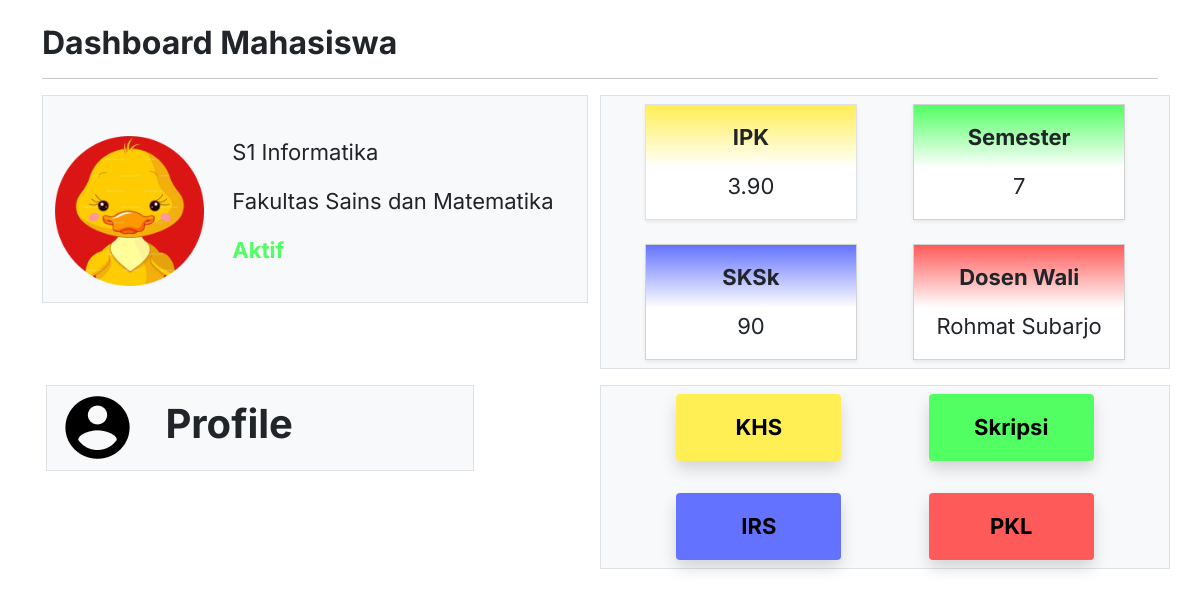
Page /srs10.php on the earlier database version.
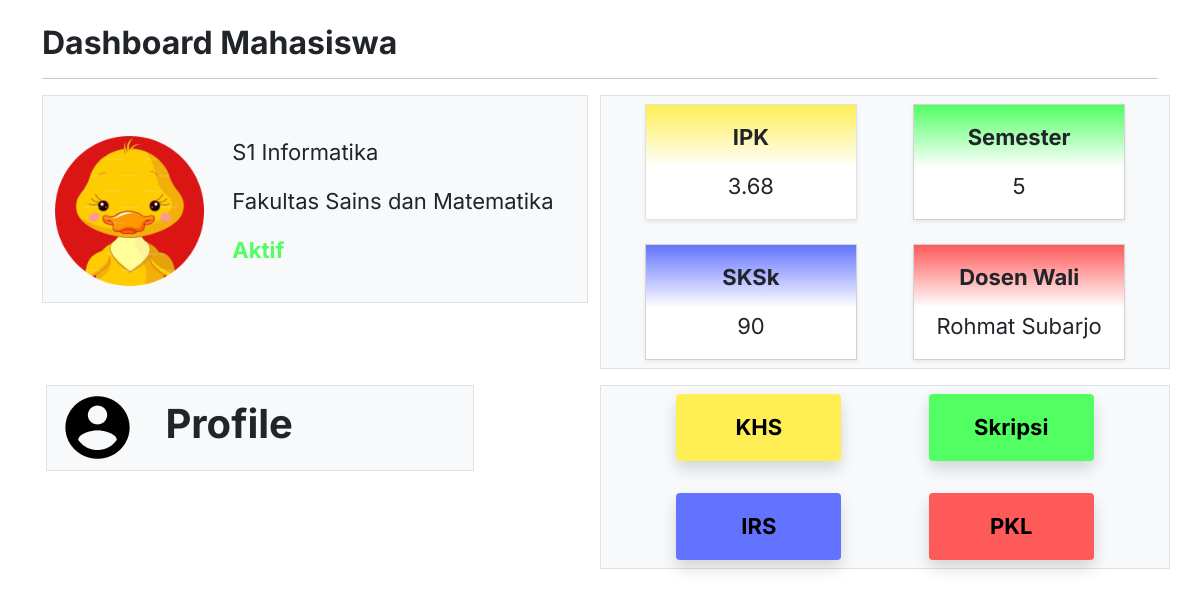
Same page on the later database version.
### tables this page shows
CREATE TABLE `irs` (
  `semester_aktif` varchar(1) NOT NULL,
  `status` varchar(15) NOT NULL,
  `jml_sks` varchar(3) NOT NULL,
  `file_sks` longblob NOT NULL,
  `nim` varchar(14) NOT NULL
);

CREATE TABLE `khs` (
  `smt` varchar(2) NOT NULL,
  `status` varchar(15) NOT NULL,
  `ip_semester` varchar(4) NOT NULL,
  `ip_kumulatif` varchar(4) NOT NULL,
  `file_khs` longblob NOT NULL,
  `sks_kumulatif` varchar(3) NOT NULL,
  `nim` varchar(14) NOT NULL
);

CREATE TABLE `dosen` (
  `kode_wali` varchar(14) NOT NULL,
  `nip` varchar(15) NOT NULL,
  `nama` varchar(20) NOT NULL,
  `email` varchar(30) NOT NULL,
  `nomor_telp` varchar(15) NOT NULL,
  `alamat` varchar(30) NOT NULL
);

### srs10.php (the view, shortened to what this page needs)
<!DOCTYPE html>
<html lang="en">
  <head>
    <link href="https://cdn.jsdelivr.net/npm/bootstrap@5.2.2/dist/css/bootstrap.min.css" rel="stylesheet" />
  </head>
  <body>
    <?php
    require_once('db_login.php');
    ?>
    <div class="container mt-4">
      <h2 class="fw-bold">Dashboard Mahasiswa</h2>
      <hr />
      <div class="row mt-1">
        <div class="col-md-6">
          <div class="col-md border bg-light pt-4">
            <div class="row">
              <div class="col-md-4 p-3 ps-4">
                <img src="img/bebekbulet.png" style="width: 100%" />
              </div>
              <div class="col-md-8">
                <?php
                  $query2= $db->query("SELECT irs.status FROM irs inner join mahasiswa where mahasiswa.nim=irs.nim");
                  $data2=mysqli_fetch_assoc($query2);
                  echo "<p>S1 Informatika</p>";
                  echo "<p>Fakultas Sains dan Matematika</p>";
                  echo "<p class='fw-bold' style='color: #52ff63'>".$data2['status']."</p>";
                ?>
              </div>
            </div>
          </div>
        </div>
        <div class="col-md-6 border bg-light">
          <div class="row justify-content-evenly mt-2">
            <div class="col-md-5">
              <div class="card border rounded-0 shadow-sm">
                <div class="card-body text-center" style="background: linear-gradient(180deg, #ffee54 0%, #ffffff 55%)">
                  <p class="fw-bold">IPK</p>
                  <?php
                  $query5 = $db->query(("SELECT ip_kumulatif FROM khs INNER JOIN mahasiswa where mahasiswa.nim=khs.nim"));
                  $data3 = mysqli_fetch_assoc($query5);
                  echo $data3['ip_kumulatif'];
                  ?>
                </div>
              </div>
            </div>
            <div class="col-md-5">
              <div class="card border-1 rounded-0 shadow-sm">
                <div class="card-body text-center" style="background: linear-gradient(180deg, #52ff63 0%, #ffffff 55%)">
                  <p class="fw-bold">Semester</p>
                  <?php
                  $query3 = $db->query("SELECT smt FROM khs INNER JOIN mahasiswa where mahasiswa.nim=khs.nim");
                  $data3 = mysqli_fetch_assoc($query3);
                  echo $data3['smt'];
                  ?>
                </div>
              </div>
            </div>
          </div>
          <div class="row justify-content-evenly mt-4 mb-2">
            <div class="col-md-5">
              <div class="card border-1 rounded-0 shadow-sm">
                <div class="card-body text-center" style="background: linear-gradient(180deg, #6473ff 0%, #ffffff 55%)">
                  <p class="fw-bold">SKSk</p>
                  <?php
                  $query4 = $db->query("SELECT jml_sks FROM irs INNER JOIN mahasiswa where mahasiswa.nim=irs.nim");
                  $data3 = mysqli_fetch_assoc($query4);
                  echo $data3['jml_sks'];
                  ?>
                </div>
              </div>
            </div>
            <div class="col-md-5">
              <div class="card border-1 rounded-0 shadow-sm">
                <div class="card-body text-center" style="background: linear-gradient(180deg, #ff5a5a 0%, #ffffff 55%)">
                  <p class="fw-bold">Dosen Wali</p>
                  <?php
                  $query2 = $db->query("SELECT dosen.nama from dosen INNER JOIN mahasiswa where mahasiswa.kode_wali = dosen.kode_wali");
                  $data2 = mysqli_fetch_assoc($query2);
                  echo $data2['nama'];
                  ?>
                </div>
              </div>
            </div>
          </div>
        </div>
      </div>
      <div class="row mt-3">
        <div class="col-md-6">
          <div class="row">
            <div class="col-9 ms-3">
              <div class="row border bg-light">
                <div class="col-3">
                  <div class="card border-0 bg-transparent pt-1">
                    <img src="img/Accircle.png" style="max-width: max-content; max-height: max-content" />
                  </div>
                </div>
                <div class="col-9">
                  <p class="fs-1 fw-bold mt-2">Profile</p>
                </div>
              </div>
            </div>
          </div>
        </div>
        <div class="col-md-6 border pb-2 bg-light">
          <div class="row justify-content-evenly">
            <div class="col-md-4">
              <a href="srs4.php">
                <div class="card border-0 shadow mt-2">
                  <div class="card-body text-center rounded-1" style="background: #ffee54">
                    <button class="fw-bold border-0 bg-transparent">KHS</button>
                  </div>
                </div>
              </a>
            </div>
            <div class="col-md-4">
              <a href="srs6_belum.php">
                <div class="card border-0 shadow mt-2">
                  <div class="card-body text-center rounded-1" style="background: #52ff63;">
                    <button class="fw-bold border-0 bg-transparent">Skripsi</button>
                  </div>
                </div>
              </a>
            </div>
          </div>
          <div class="row justify-content-evenly mt-4">
            <div class="col-md-4">
              <a href="srs3.php">
                <div class="card border-0 shadow mt-2">
                  <div class="card-body text-center rounded-1" style="background: #6473ff">
                    <button class="fw-bold border-0 bg-transparent">IRS</button>
                  </div>
                </div>
              </a>
            </div>
            <div class="col-md-4">
              <a href="srs5_belum.php">
                <div class="card border-0 shadow mt-2">
                  <div class="card-body text-center rounded-1" style="background: #ff5a5a">
                    <button class="fw-bold border-0 bg-transparent">PKL</button>
                  </div>
                </div>
              </a>
            </div>
          </div>
        </div>
      </div>
    </div>
  </body>
</html>

### srs10.php (style rules this page uses)
body { font-family: "Inter"; font-size: 22px; }

Differences in the rows shown:
no longer on this page (row unchanged): khs: ip_kumulatif "3.90", smt "7"
added khs: ip_kumulatif "3.68"
added khs: smt "5"
